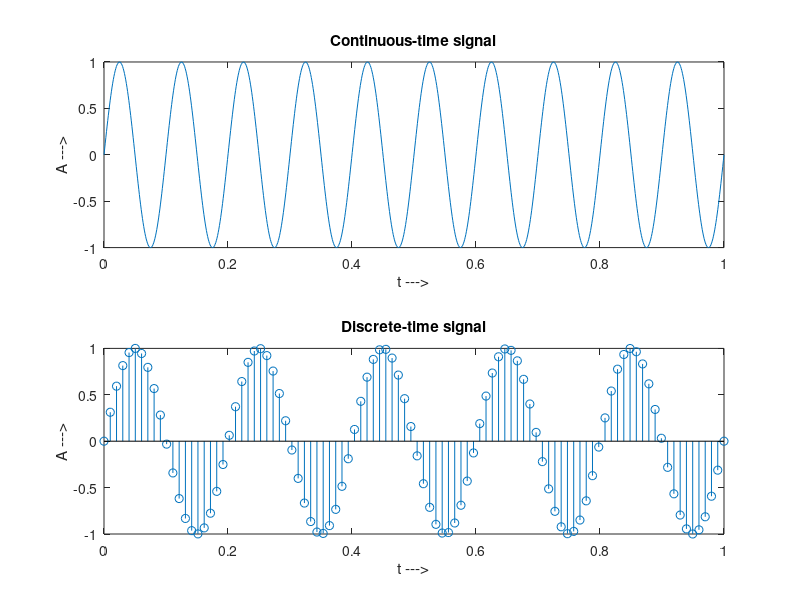

Write the MATLAB code that produced this figure.
% A Simple MATLAB Script to create
% Plots of discrete and continuous 
% signals

%continuous
t = linspace(0,1,1000);
sig = sin(20*pi*t);
subplot(2,1,1);
plot(t,sig)
xlabel('t --->');
ylabel('A --->');
title('Continuous-time signal')

%discrete
T = linspace(0,1,100);
sig_disc = sin(10*pi*T);
subplot(2,1,2);
stem(T,sig_disc)
xlabel('t --->');
ylabel('A --->');
title('Discrete-time signal')